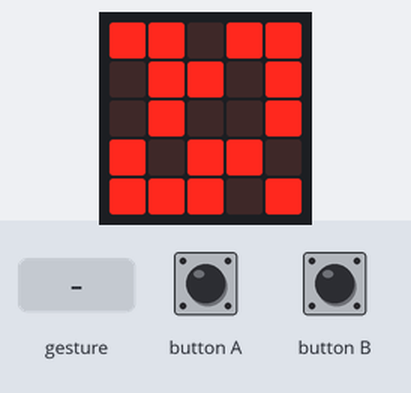
This program was run on a simulated BBC micro:bit (MakeCode). Parts: the board's 5×5 LED display. Inputs (shaded band) come from the test bench. A tilt is held for 1.5 s and a shake lasts 1 s, then the board lies face up again.

Above: at 1.6 s.
1.7 s: button A pressed for 0.15 s
At 2.3 s:
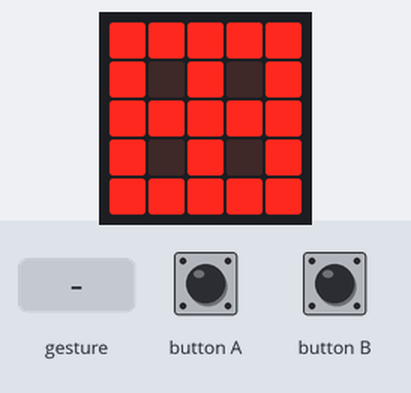
3.3 s: button B pressed for 0.15 s
At 4.6 s:
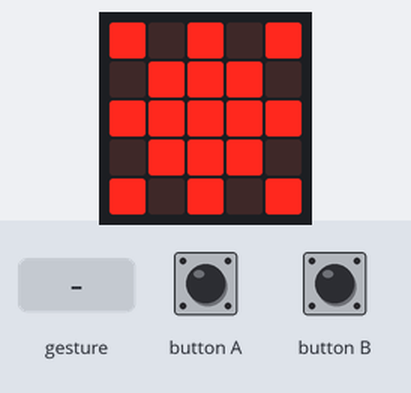
4.9 s: gesture 'logo up'
At 5.3 s:
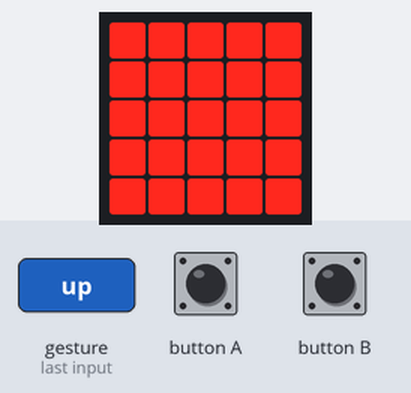
Timing chart, 0 to 7.9 s (numbered marks = the images above; inputs shaded):
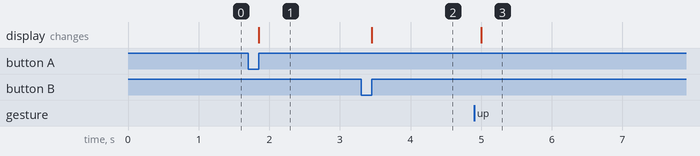

Measured:
- after the input at 1.7 s, the display: changes after 0.15 s (image 1)
- after the input at 3.3 s, the display: changes after 0.15 s (image 2)
- after the input at 4.9 s, the display: changes after 0.10 s (image 3)

The program:

main.ts
```typescript
input.onButtonPressed(Button.A, function () {
    basic.showLeds(`
        # # # # #
        # . # . #
        # # # # #
        # . # . #
        # # # # #
        `)
})
input.onGesture(Gesture.LogoUp, function () {
    basic.showLeds(`
        # # # # #
        # # # # #
        # # # # #
        # # # # #
        # # # # #
        `)
})
input.onButtonPressed(Button.B, function () {
    basic.showLeds(`
        # . # . #
        . # # # .
        # # # # #
        . # # # .
        # . # . #
        `)
})
basic.showLeds(`
    # # . # #
    . # # . #
    . # . . #
    # . # # .
    # # # . #
    `)
```

test.ts
```typescript
// 在此处测试；当此软件包作为插件使用时，将不会编译此软件包。
```
